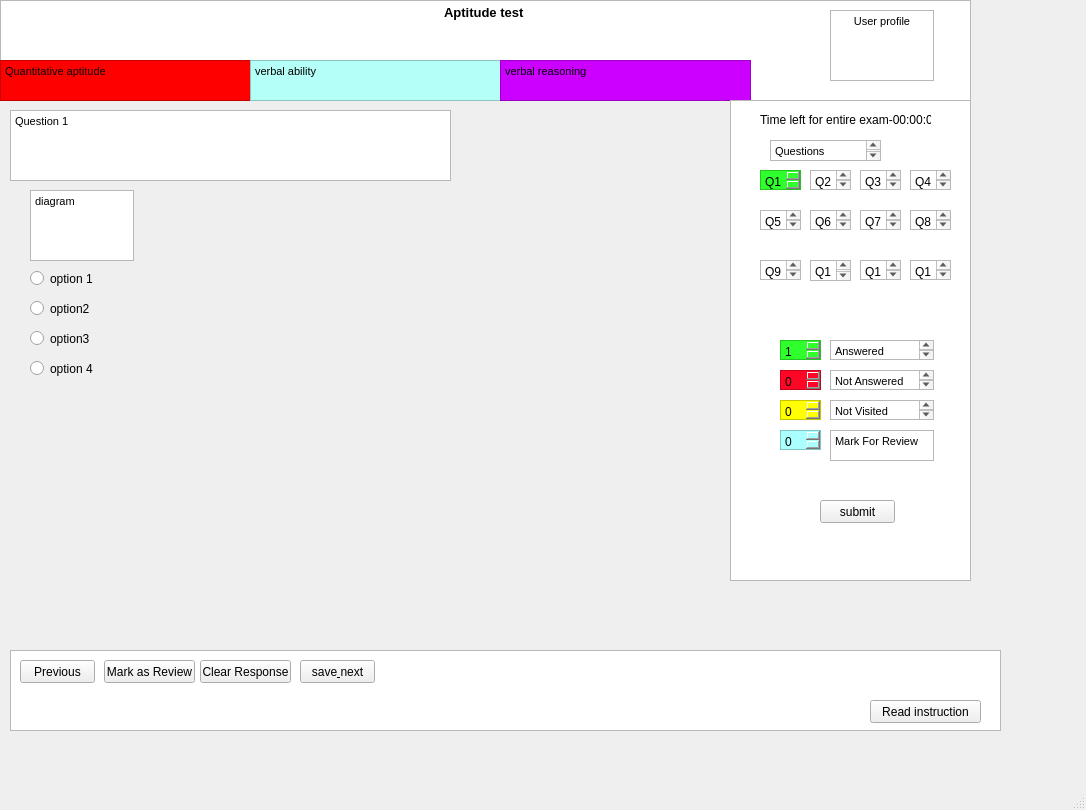
<?xml version="1.0" encoding="UTF-8"?>
<ui version="4.0">
 <class>MainWindow</class>
 <widget class="QMainWindow" name="MainWindow">
  <property name="geometry">
   <rect>
    <x>0</x>
    <y>0</y>
    <width>1086</width>
    <height>810</height>
   </rect>
  </property>
  <property name="windowTitle">
   <string>MainWindow</string>
  </property>
  <widget class="QWidget" name="centralwidget">
   <widget class="QTextEdit" name="questionPanel">
    <property name="geometry">
     <rect>
      <x>10</x>
      <y>110</y>
      <width>441</width>
      <height>71</height>
     </rect>
    </property>
    <property name="html">
     <string>&lt;!DOCTYPE HTML PUBLIC &quot;-//W3C//DTD HTML 4.0//EN&quot; &quot;http://www.w3.org/TR/REC-html40/strict.dtd&quot;&gt;
&lt;html&gt;&lt;head&gt;&lt;meta name=&quot;qrichtext&quot; content=&quot;1&quot; /&gt;&lt;style type=&quot;text/css&quot;&gt;
p, li { white-space: pre-wrap; }
&lt;/style&gt;&lt;/head&gt;&lt;body style=&quot; font-family:'MS Shell Dlg 2'; font-size:8.25pt; font-weight:400; font-style:normal;&quot;&gt;
&lt;p style=&quot; margin-top:0px; margin-bottom:0px; margin-left:0px; margin-right:0px; -qt-block-indent:0; text-indent:0px;&quot;&gt;Question 1 &lt;/p&gt;&lt;/body&gt;&lt;/html&gt;</string>
    </property>
   </widget>
   <widget class="QRadioButton" name="option1">
    <property name="geometry">
     <rect>
      <x>30</x>
      <y>270</y>
      <width>82</width>
      <height>17</height>
     </rect>
    </property>
    <property name="text">
     <string>option 1</string>
    </property>
   </widget>
   <widget class="QRadioButton" name="option3">
    <property name="geometry">
     <rect>
      <x>30</x>
      <y>300</y>
      <width>82</width>
      <height>17</height>
     </rect>
    </property>
    <property name="text">
     <string>option2 </string>
    </property>
   </widget>
   <widget class="QRadioButton" name="option3_2">
    <property name="geometry">
     <rect>
      <x>30</x>
      <y>330</y>
      <width>82</width>
      <height>17</height>
     </rect>
    </property>
    <property name="text">
     <string>option3 </string>
    </property>
   </widget>
   <widget class="QRadioButton" name="option4">
    <property name="geometry">
     <rect>
      <x>30</x>
      <y>360</y>
      <width>82</width>
      <height>17</height>
     </rect>
    </property>
    <property name="text">
     <string>option 4</string>
    </property>
   </widget>
   <widget class="QTextEdit" name="examdetails">
    <property name="geometry">
     <rect>
      <x>0</x>
      <y>0</y>
      <width>971</width>
      <height>101</height>
     </rect>
    </property>
    <property name="html">
     <string>&lt;!DOCTYPE HTML PUBLIC &quot;-//W3C//DTD HTML 4.0//EN&quot; &quot;http://www.w3.org/TR/REC-html40/strict.dtd&quot;&gt;
&lt;html&gt;&lt;head&gt;&lt;meta name=&quot;qrichtext&quot; content=&quot;1&quot; /&gt;&lt;style type=&quot;text/css&quot;&gt;
p, li { white-space: pre-wrap; }
&lt;/style&gt;&lt;/head&gt;&lt;body style=&quot; font-family:'MS Shell Dlg 2'; font-size:8.25pt; font-weight:400; font-style:normal;&quot;&gt;
&lt;p align=&quot;center&quot; style=&quot; margin-top:0px; margin-bottom:0px; margin-left:0px; margin-right:0px; -qt-block-indent:0; text-indent:0px;&quot;&gt;&lt;span style=&quot; font-size:10pt; font-weight:600;&quot;&gt;Aptitude test &lt;/span&gt;&lt;/p&gt;&lt;/body&gt;&lt;/html&gt;</string>
    </property>
   </widget>
   <widget class="QTextEdit" name="textEdit_3">
    <property name="geometry">
     <rect>
      <x>0</x>
      <y>60</y>
      <width>251</width>
      <height>41</height>
     </rect>
    </property>
    <property name="styleSheet">
     <string notr="true">
background-color: rgb(255, 0, 0);</string>
    </property>
    <property name="html">
     <string>&lt;!DOCTYPE HTML PUBLIC &quot;-//W3C//DTD HTML 4.0//EN&quot; &quot;http://www.w3.org/TR/REC-html40/strict.dtd&quot;&gt;
&lt;html&gt;&lt;head&gt;&lt;meta name=&quot;qrichtext&quot; content=&quot;1&quot; /&gt;&lt;style type=&quot;text/css&quot;&gt;
p, li { white-space: pre-wrap; }
&lt;/style&gt;&lt;/head&gt;&lt;body style=&quot; font-family:'MS Shell Dlg 2'; font-size:8.25pt; font-weight:400; font-style:normal;&quot;&gt;
&lt;p style=&quot; margin-top:0px; margin-bottom:0px; margin-left:0px; margin-right:0px; -qt-block-indent:0; text-indent:0px;&quot;&gt;&lt;span style=&quot; color:#090909;&quot;&gt;Quantitative aptitude&lt;/span&gt;&lt;/p&gt;&lt;/body&gt;&lt;/html&gt;</string>
    </property>
   </widget>
   <widget class="QTextEdit" name="textEdit_4">
    <property name="geometry">
     <rect>
      <x>250</x>
      <y>60</y>
      <width>251</width>
      <height>41</height>
     </rect>
    </property>
    <property name="styleSheet">
     <string notr="true">background-color: rgb(180, 255, 247);</string>
    </property>
    <property name="html">
     <string>&lt;!DOCTYPE HTML PUBLIC &quot;-//W3C//DTD HTML 4.0//EN&quot; &quot;http://www.w3.org/TR/REC-html40/strict.dtd&quot;&gt;
&lt;html&gt;&lt;head&gt;&lt;meta name=&quot;qrichtext&quot; content=&quot;1&quot; /&gt;&lt;style type=&quot;text/css&quot;&gt;
p, li { white-space: pre-wrap; }
&lt;/style&gt;&lt;/head&gt;&lt;body style=&quot; font-family:'MS Shell Dlg 2'; font-size:8.25pt; font-weight:400; font-style:normal;&quot;&gt;
&lt;p style=&quot; margin-top:0px; margin-bottom:0px; margin-left:0px; margin-right:0px; -qt-block-indent:0; text-indent:0px;&quot;&gt;verbal ability&lt;/p&gt;&lt;/body&gt;&lt;/html&gt;</string>
    </property>
   </widget>
   <widget class="QTextEdit" name="textEdit_5">
    <property name="geometry">
     <rect>
      <x>500</x>
      <y>60</y>
      <width>251</width>
      <height>41</height>
     </rect>
    </property>
    <property name="styleSheet">
     <string notr="true">background-color: rgb(204, 0, 255);</string>
    </property>
    <property name="html">
     <string>&lt;!DOCTYPE HTML PUBLIC &quot;-//W3C//DTD HTML 4.0//EN&quot; &quot;http://www.w3.org/TR/REC-html40/strict.dtd&quot;&gt;
&lt;html&gt;&lt;head&gt;&lt;meta name=&quot;qrichtext&quot; content=&quot;1&quot; /&gt;&lt;style type=&quot;text/css&quot;&gt;
p, li { white-space: pre-wrap; }
&lt;/style&gt;&lt;/head&gt;&lt;body style=&quot; font-family:'MS Shell Dlg 2'; font-size:8.25pt; font-weight:400; font-style:normal;&quot;&gt;
&lt;p style=&quot; margin-top:0px; margin-bottom:0px; margin-left:0px; margin-right:0px; -qt-block-indent:0; text-indent:0px;&quot;&gt;verbal reasoning&lt;/p&gt;&lt;/body&gt;&lt;/html&gt;</string>
    </property>
   </widget>
   <widget class="QTextEdit" name="panel">
    <property name="geometry">
     <rect>
      <x>730</x>
      <y>100</y>
      <width>241</width>
      <height>481</height>
     </rect>
    </property>
   </widget>
   <widget class="QPlainTextEdit" name="Question1">
    <property name="geometry">
     <rect>
      <x>760</x>
      <y>170</y>
      <width>41</width>
      <height>20</height>
     </rect>
    </property>
    <property name="styleSheet">
     <string notr="true">background-color: rgb(0, 85, 0);
background-color: rgb(47, 255, 44);</string>
    </property>
    <property name="plainText">
     <string>Q1</string>
    </property>
   </widget>
   <widget class="QTextEdit" name="panelattemptedquestions">
    <property name="geometry">
     <rect>
      <x>770</x>
      <y>140</y>
      <width>111</width>
      <height>21</height>
     </rect>
    </property>
    <property name="html">
     <string>&lt;!DOCTYPE HTML PUBLIC &quot;-//W3C//DTD HTML 4.0//EN&quot; &quot;http://www.w3.org/TR/REC-html40/strict.dtd&quot;&gt;
&lt;html&gt;&lt;head&gt;&lt;meta name=&quot;qrichtext&quot; content=&quot;1&quot; /&gt;&lt;style type=&quot;text/css&quot;&gt;
p, li { white-space: pre-wrap; }
&lt;/style&gt;&lt;/head&gt;&lt;body style=&quot; font-family:'MS Shell Dlg 2'; font-size:8.25pt; font-weight:400; font-style:normal;&quot;&gt;
&lt;p style=&quot; margin-top:0px; margin-bottom:0px; margin-left:0px; margin-right:0px; -qt-block-indent:0; text-indent:0px;&quot;&gt;Questions &lt;/p&gt;&lt;/body&gt;&lt;/html&gt;</string>
    </property>
   </widget>
   <widget class="QPlainTextEdit" name="Question2">
    <property name="geometry">
     <rect>
      <x>810</x>
      <y>170</y>
      <width>41</width>
      <height>20</height>
     </rect>
    </property>
    <property name="plainText">
     <string>Q2</string>
    </property>
   </widget>
   <widget class="QPlainTextEdit" name="Question3">
    <property name="geometry">
     <rect>
      <x>860</x>
      <y>170</y>
      <width>41</width>
      <height>20</height>
     </rect>
    </property>
    <property name="plainText">
     <string>Q3</string>
    </property>
   </widget>
   <widget class="QPlainTextEdit" name="Question4">
    <property name="geometry">
     <rect>
      <x>910</x>
      <y>170</y>
      <width>41</width>
      <height>20</height>
     </rect>
    </property>
    <property name="plainText">
     <string>Q4
</string>
    </property>
   </widget>
   <widget class="QPlainTextEdit" name="Question5">
    <property name="geometry">
     <rect>
      <x>760</x>
      <y>210</y>
      <width>41</width>
      <height>20</height>
     </rect>
    </property>
    <property name="plainText">
     <string>Q5</string>
    </property>
   </widget>
   <widget class="QPlainTextEdit" name="Question6">
    <property name="geometry">
     <rect>
      <x>810</x>
      <y>210</y>
      <width>41</width>
      <height>20</height>
     </rect>
    </property>
    <property name="plainText">
     <string>Q6</string>
    </property>
   </widget>
   <widget class="QPlainTextEdit" name="Question7">
    <property name="geometry">
     <rect>
      <x>860</x>
      <y>210</y>
      <width>41</width>
      <height>20</height>
     </rect>
    </property>
    <property name="plainText">
     <string>Q7</string>
    </property>
   </widget>
   <widget class="QPlainTextEdit" name="Question8">
    <property name="geometry">
     <rect>
      <x>910</x>
      <y>210</y>
      <width>41</width>
      <height>20</height>
     </rect>
    </property>
    <property name="plainText">
     <string>Q8
</string>
    </property>
   </widget>
   <widget class="QPlainTextEdit" name="Question9">
    <property name="geometry">
     <rect>
      <x>760</x>
      <y>260</y>
      <width>41</width>
      <height>20</height>
     </rect>
    </property>
    <property name="plainText">
     <string>Q9</string>
    </property>
   </widget>
   <widget class="QPlainTextEdit" name="Question10">
    <property name="geometry">
     <rect>
      <x>810</x>
      <y>260</y>
      <width>41</width>
      <height>21</height>
     </rect>
    </property>
    <property name="plainText">
     <string>Q10</string>
    </property>
   </widget>
   <widget class="QPlainTextEdit" name="Question11">
    <property name="geometry">
     <rect>
      <x>860</x>
      <y>260</y>
      <width>41</width>
      <height>20</height>
     </rect>
    </property>
    <property name="plainText">
     <string>Q11</string>
    </property>
   </widget>
   <widget class="QPlainTextEdit" name="Question12">
    <property name="geometry">
     <rect>
      <x>910</x>
      <y>260</y>
      <width>41</width>
      <height>20</height>
     </rect>
    </property>
    <property name="plainText">
     <string>Q12</string>
    </property>
   </widget>
   <widget class="QTextEdit" name="bottompanelbox">
    <property name="geometry">
     <rect>
      <x>10</x>
      <y>650</y>
      <width>991</width>
      <height>81</height>
     </rect>
    </property>
   </widget>
   <widget class="QPushButton" name="previous">
    <property name="geometry">
     <rect>
      <x>20</x>
      <y>660</y>
      <width>75</width>
      <height>23</height>
     </rect>
    </property>
    <property name="text">
     <string>Previous</string>
    </property>
   </widget>
   <widget class="QPushButton" name="savenextbutton">
    <property name="geometry">
     <rect>
      <x>300</x>
      <y>660</y>
      <width>75</width>
      <height>23</height>
     </rect>
    </property>
    <property name="text">
     <string>save&amp; next</string>
    </property>
   </widget>
   <widget class="QPushButton" name="next">
    <property name="geometry">
     <rect>
      <x>104</x>
      <y>660</y>
      <width>91</width>
      <height>23</height>
     </rect>
    </property>
    <property name="text">
     <string>Mark as Review</string>
    </property>
   </widget>
   <widget class="QPushButton" name="mark">
    <property name="geometry">
     <rect>
      <x>200</x>
      <y>660</y>
      <width>91</width>
      <height>23</height>
     </rect>
    </property>
    <property name="text">
     <string>Clear Response</string>
    </property>
   </widget>
   <widget class="QPushButton" name="submitbutton">
    <property name="geometry">
     <rect>
      <x>820</x>
      <y>500</y>
      <width>75</width>
      <height>23</height>
     </rect>
    </property>
    <property name="text">
     <string>submit</string>
    </property>
   </widget>
   <widget class="QPushButton" name="pushButton_6">
    <property name="geometry">
     <rect>
      <x>870</x>
      <y>700</y>
      <width>111</width>
      <height>23</height>
     </rect>
    </property>
    <property name="text">
     <string>Read instruction</string>
    </property>
   </widget>
   <widget class="QTextEdit" name="diagrmbox">
    <property name="geometry">
     <rect>
      <x>30</x>
      <y>190</y>
      <width>104</width>
      <height>71</height>
     </rect>
    </property>
    <property name="html">
     <string>&lt;!DOCTYPE HTML PUBLIC &quot;-//W3C//DTD HTML 4.0//EN&quot; &quot;http://www.w3.org/TR/REC-html40/strict.dtd&quot;&gt;
&lt;html&gt;&lt;head&gt;&lt;meta name=&quot;qrichtext&quot; content=&quot;1&quot; /&gt;&lt;style type=&quot;text/css&quot;&gt;
p, li { white-space: pre-wrap; }
&lt;/style&gt;&lt;/head&gt;&lt;body style=&quot; font-family:'MS Shell Dlg 2'; font-size:8.25pt; font-weight:400; font-style:normal;&quot;&gt;
&lt;p style=&quot; margin-top:0px; margin-bottom:0px; margin-left:0px; margin-right:0px; -qt-block-indent:0; text-indent:0px;&quot;&gt;diagram&lt;/p&gt;&lt;/body&gt;&lt;/html&gt;</string>
    </property>
   </widget>
   <widget class="QLabel" name="label_3">
    <property name="geometry">
     <rect>
      <x>880</x>
      <y>0</y>
      <width>81</width>
      <height>71</height>
     </rect>
    </property>
    <property name="text">
     <string/>
    </property>
    <property name="pixmap">
     <pixmap>../../Users/Lenovo/Downloads/WhatsApp Image 2023-09-10 at 12.35.47 PM (1).jpg</pixmap>
    </property>
   </widget>
   <widget class="QPlainTextEdit" name="plainTextEdit_13">
    <property name="geometry">
     <rect>
      <x>780</x>
      <y>340</y>
      <width>41</width>
      <height>20</height>
     </rect>
    </property>
    <property name="styleSheet">
     <string notr="true">background-color: rgb(0, 85, 0);
background-color: rgb(47, 255, 44);</string>
    </property>
    <property name="plainText">
     <string>1</string>
    </property>
   </widget>
   <widget class="QTextEdit" name="textEdit">
    <property name="geometry">
     <rect>
      <x>830</x>
      <y>340</y>
      <width>104</width>
      <height>20</height>
     </rect>
    </property>
    <property name="html">
     <string>&lt;!DOCTYPE HTML PUBLIC &quot;-//W3C//DTD HTML 4.0//EN&quot; &quot;http://www.w3.org/TR/REC-html40/strict.dtd&quot;&gt;
&lt;html&gt;&lt;head&gt;&lt;meta name=&quot;qrichtext&quot; content=&quot;1&quot; /&gt;&lt;style type=&quot;text/css&quot;&gt;
p, li { white-space: pre-wrap; }
&lt;/style&gt;&lt;/head&gt;&lt;body style=&quot; font-family:'MS Shell Dlg 2'; font-size:8.25pt; font-weight:400; font-style:normal;&quot;&gt;
&lt;p style=&quot; margin-top:0px; margin-bottom:0px; margin-left:0px; margin-right:0px; -qt-block-indent:0; text-indent:0px;&quot;&gt;&lt;span style=&quot; font-size:8pt;&quot;&gt;Answered&lt;/span&gt;&lt;/p&gt;&lt;/body&gt;&lt;/html&gt;</string>
    </property>
   </widget>
   <widget class="QPlainTextEdit" name="plainTextEdit_16">
    <property name="geometry">
     <rect>
      <x>780</x>
      <y>370</y>
      <width>41</width>
      <height>20</height>
     </rect>
    </property>
    <property name="autoFillBackground">
     <bool>false</bool>
    </property>
    <property name="styleSheet">
     <string notr="true">background-color: rgb(50rgb(253, 0, 0), 85, 0);
background-color: rgb(255, 6, 39);</string>
    </property>
    <property name="plainText">
     <string>0</string>
    </property>
   </widget>
   <widget class="QTextEdit" name="textEdit_2">
    <property name="geometry">
     <rect>
      <x>830</x>
      <y>370</y>
      <width>104</width>
      <height>20</height>
     </rect>
    </property>
    <property name="html">
     <string>&lt;!DOCTYPE HTML PUBLIC &quot;-//W3C//DTD HTML 4.0//EN&quot; &quot;http://www.w3.org/TR/REC-html40/strict.dtd&quot;&gt;
&lt;html&gt;&lt;head&gt;&lt;meta name=&quot;qrichtext&quot; content=&quot;1&quot; /&gt;&lt;style type=&quot;text/css&quot;&gt;
p, li { white-space: pre-wrap; }
&lt;/style&gt;&lt;/head&gt;&lt;body style=&quot; font-family:'MS Shell Dlg 2'; font-size:8.25pt; font-weight:400; font-style:normal;&quot;&gt;
&lt;p style=&quot; margin-top:0px; margin-bottom:0px; margin-left:0px; margin-right:0px; -qt-block-indent:0; text-indent:0px;&quot;&gt;&lt;span style=&quot; font-size:8pt;&quot;&gt;Not Answered&lt;/span&gt;&lt;/p&gt;&lt;/body&gt;&lt;/html&gt;</string>
    </property>
   </widget>
   <widget class="QPlainTextEdit" name="plainTextEdit_17">
    <property name="geometry">
     <rect>
      <x>780</x>
      <y>400</y>
      <width>41</width>
      <height>20</height>
     </rect>
    </property>
    <property name="styleSheet">
     <string notr="true">background-color: rgb(0, 85, 0);
background-color: rgb(255, 255, 0);</string>
    </property>
    <property name="plainText">
     <string>0</string>
    </property>
   </widget>
   <widget class="QTextEdit" name="textEdit_6">
    <property name="geometry">
     <rect>
      <x>830</x>
      <y>400</y>
      <width>104</width>
      <height>20</height>
     </rect>
    </property>
    <property name="html">
     <string>&lt;!DOCTYPE HTML PUBLIC &quot;-//W3C//DTD HTML 4.0//EN&quot; &quot;http://www.w3.org/TR/REC-html40/strict.dtd&quot;&gt;
&lt;html&gt;&lt;head&gt;&lt;meta name=&quot;qrichtext&quot; content=&quot;1&quot; /&gt;&lt;style type=&quot;text/css&quot;&gt;
p, li { white-space: pre-wrap; }
&lt;/style&gt;&lt;/head&gt;&lt;body style=&quot; font-family:'MS Shell Dlg 2'; font-size:8.25pt; font-weight:400; font-style:normal;&quot;&gt;
&lt;p style=&quot; margin-top:0px; margin-bottom:0px; margin-left:0px; margin-right:0px; -qt-block-indent:0; text-indent:0px;&quot;&gt;&lt;span style=&quot; font-size:8pt;&quot;&gt;Not Visited&lt;/span&gt;&lt;/p&gt;&lt;/body&gt;&lt;/html&gt;</string>
    </property>
   </widget>
   <widget class="QPlainTextEdit" name="plainTextEdit_18">
    <property name="geometry">
     <rect>
      <x>780</x>
      <y>430</y>
      <width>41</width>
      <height>20</height>
     </rect>
    </property>
    <property name="styleSheet">
     <string notr="true">background-color: rgb(0, 85, 0);
background-color:rgb(170, 255, 255);</string>
    </property>
    <property name="plainText">
     <string>0</string>
    </property>
   </widget>
   <widget class="QTextEdit" name="textEdit_7">
    <property name="geometry">
     <rect>
      <x>830</x>
      <y>430</y>
      <width>104</width>
      <height>31</height>
     </rect>
    </property>
    <property name="html">
     <string>&lt;!DOCTYPE HTML PUBLIC &quot;-//W3C//DTD HTML 4.0//EN&quot; &quot;http://www.w3.org/TR/REC-html40/strict.dtd&quot;&gt;
&lt;html&gt;&lt;head&gt;&lt;meta name=&quot;qrichtext&quot; content=&quot;1&quot; /&gt;&lt;style type=&quot;text/css&quot;&gt;
p, li { white-space: pre-wrap; }
&lt;/style&gt;&lt;/head&gt;&lt;body style=&quot; font-family:'MS Shell Dlg 2'; font-size:8.25pt; font-weight:400; font-style:normal;&quot;&gt;
&lt;p style=&quot; margin-top:0px; margin-bottom:0px; margin-left:0px; margin-right:0px; -qt-block-indent:0; text-indent:0px;&quot;&gt;&lt;span style=&quot; font-size:8pt;&quot;&gt;Mark For Review&lt;/span&gt;&lt;/p&gt;&lt;/body&gt;&lt;/html&gt;</string>
    </property>
   </widget>
   <widget class="QLabel" name="label_4">
    <property name="geometry">
     <rect>
      <x>760</x>
      <y>110</y>
      <width>171</width>
      <height>20</height>
     </rect>
    </property>
    <property name="text">
     <string>Time left for entire exam-00:00:00</string>
    </property>
   </widget>
   <widget class="QTextEdit" name="Userprofile">
    <property name="geometry">
     <rect>
      <x>830</x>
      <y>10</y>
      <width>104</width>
      <height>71</height>
     </rect>
    </property>
    <property name="html">
     <string>&lt;!DOCTYPE HTML PUBLIC &quot;-//W3C//DTD HTML 4.0//EN&quot; &quot;http://www.w3.org/TR/REC-html40/strict.dtd&quot;&gt;
&lt;html&gt;&lt;head&gt;&lt;meta name=&quot;qrichtext&quot; content=&quot;1&quot; /&gt;&lt;style type=&quot;text/css&quot;&gt;
p, li { white-space: pre-wrap; }
&lt;/style&gt;&lt;/head&gt;&lt;body style=&quot; font-family:'MS Shell Dlg 2'; font-size:8.25pt; font-weight:400; font-style:normal;&quot;&gt;
&lt;p align=&quot;center&quot; style=&quot; margin-top:0px; margin-bottom:0px; margin-left:0px; margin-right:0px; -qt-block-indent:0; text-indent:0px;&quot;&gt;User profile&lt;/p&gt;&lt;/body&gt;&lt;/html&gt;</string>
    </property>
   </widget>
  </widget>
  <widget class="QMenuBar" name="menubar">
   <property name="geometry">
    <rect>
     <x>0</x>
     <y>0</y>
     <width>1086</width>
     <height>21</height>
    </rect>
   </property>
  </widget>
  <widget class="QStatusBar" name="statusbar"/>
 </widget>
 <resources/>
 <connections/>
</ui>
